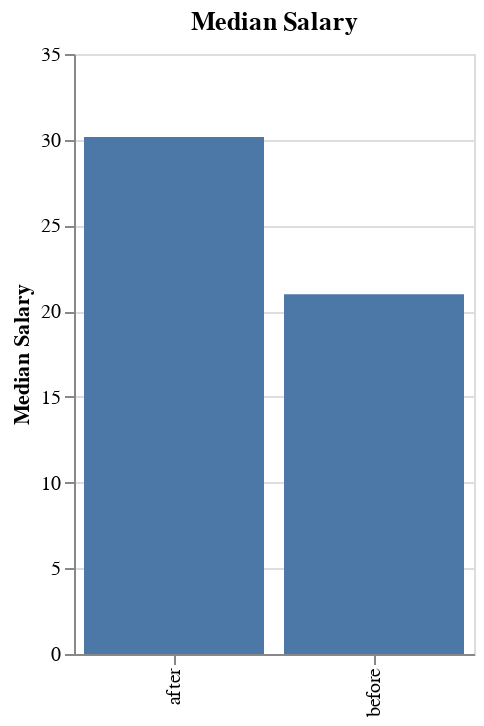

Here is the notebook cell this chart was saved with:
### Code cell
# YOUR ANSWER HERE
plot_median

### Figure 1 — Vega-Lite specification as saved in the notebook (floating-point values rounded to 4 significant figures)
{"$schema": "https://vega.github.io/schema/vega-lite/v5.20.1.json", "config": {"view": {"continuousHeight": 300, "continuousWidth": 300}}, "data": {"name": "data-21f74c9a205a93c7338ecaddfcf41838"}, "datasets": {"data-21f74c9a205a93c7338ecaddfcf41838": [{"salary": 12.11, "when": "after"}, {"salary": 12.87, "when": "after"}, {"salary": 12.53, "when": "after"}, {"salary": 11.65, "when": "after"}, {"salary": 10.47, "when": "after"}, {"salary": 10.7, "when": "after"}, {"salary": 13.24, "when": "after"}, {"salary": 12.58, "when": "after"}, {"salary": 14.1, "when": "after"}, {"salary": 13.59, "when": "after"}, {"salary": 14.04, "when": "after"}, {"salary": 11.78, "when": "after"}, {"salary": 12.98, "when": "after"}, {"salary": 13.91, "when": "after"}, {"salary": 13.57, "when": "after"}, {"salary": 12.22, "when": "after"}, {"salary": 10.69, "when": "after"}, {"salary": 10.94, "when": "after"}, {"salary": 14.87, "when": "after"}, {"salary": 10.88, "when": "after"}, {"salary": 12.27, "when": "after"}, {"salary": 11.05, "when": "after"}, {"salary": 14.46, "when": "after"}, {"salary": 11.32, "when": "after"}, {"salary": 13.09, "when": "after"}, {"salary": 13.98, "when": "after"}, {"salary": 10.44, "when": "after"}, {"salary": 13.58, "when": "after"}, {"salary": 13.87, "when": "after"}, {"salary": 11.83, "when": "after"}, {"salary": 36.64, "when": "after"}, {"salary": 34.65, "when": "after"}, {"salary": 32.83, "when": "after"}, {"salary": 33.66, "when": "after"}, {"salary": 39.99, "when": "after"}, {"salary": 30.31, "when": "after"}, {"salary": 34.66, "when": "after"}, {"salary": 30.15, "when": "after"}, {"salary": 31.42, "when": "after"}, {"salary": 37.01, "when": "after"}, {"salary": 34.44, "when": "after"}, {"salary": 34.46, "when": "after"}, {"salary": 39.32, "when": "after"}, {"salary": 33.04, "when": "after"}, {"salary": 36.32, "when": "after"}, {"salary": 30.28, "when": "after"}, {"salary": 31.87, "when": "after"}, {"salary": 39.37, "when": "after"}, {"salary": 34.39, "when": "after"}, {"salary": 31.25, "when": "after"}, {"salary": 31.78, "when": "after"}, {"salary": 39.88, "when": "after"}, {"salary": 39.63, "when": "after"}, {"salary": 32.48, "when": "after"}, {"salary": 35.77, "when": "after"}, {"salary": 32.31, "when": "after"}, {"salary": 39.79, "when": "after"}, {"salary": 37.34, "when": "after"}, {"salary": 36.31, "when": "after"}, {"salary": 38.52, "when": "after"}, {"salary": 36.38, "when": "after"}, {"salary": 22.52, "when": "before"}, {"salary": 18.61, "when": "before"}, {"salary": 20.42, "when": "before"}, {"salary": 22.57, "when": "before"}, {"salary": 24.78, "when": "before"}, {"salary": 23.13, "when": "before"}, {"salary": 23.37, "when": "before"}, {"salary": 20.76, "when": "before"}, {"salary": 22.34, "when": "before"}, {"salary": 22.75, "when": "before"}, {"salary": 18.43, "when": "before"}, {"salary": 21.9, "when": "before"}, {"salary": 24.1, "when": "before"}, {"salary": 18.1, "when": "before"}, {"salary": 21.9, "when": "before"}, {"salary": 23.27, "when": "before"}, {"salary": 15.65, "when": "before"}, {"salary": 22.74, "when": "before"}, {"salary": 16.06, "when": "before"}, {"salary": 16.36, "when": "before"}, {"salary": 21.22, "when": "before"}, {"salary": 21.81, "when": "before"}, {"salary": 19.98, "when": "before"}, {"salary": 24.1, "when": "before"}, {"salary": 24.33, "when": "before"}, {"salary": 21.99, "when": "before"}, {"salary": 24.56, "when": "before"}, {"salary": 23.16, "when": "before"}, {"salary": 18.45, "when": "before"}, {"salary": 19.69, "when": "before"}, {"salary": 15.23, "when": "before"}, {"salary": 15.34, "when": "before"}, {"salary": 15.35, "when": "before"}, {"salary": 23.65, "when": "before"}, {"salary": 22.55, "when": "before"}, {"salary": 18.61, "when": "before"}, {"salary": 16.89, "when": "before"}, {"salary": 16.81, "when": "before"}, {"salary": 24.42, "when": "before"}, {"salary": 22.81, "when": "before"}, {"salary": 20.38, "when": "before"}, {"salary": 16.14, "when": "before"}, {"salary": 15.99, "when": "before"}, {"salary": 20.78, "when": "before"}, {"salary": 19.32, "when": "before"}, {"salary": 20.16, "when": "before"}, {"salary": 19.25, "when": "before"}, {"salary": 21.04, "when": "before"}, {"salary": 20.98, "when": "before"}, {"salary": 21.7, "when": "before"}, {"salary": 21.78, "when": "before"}, {"salary": 20.4, "when": "before"}, {"salary": 23.93, "when": "before"}, {"salary": 16.79, "when": "before"}, {"salary": 21.06, "when": "before"}, {"salary": 17.69, "when": "before"}, {"salary": 15.36, "when": "before"}, {"salary": 24.33, "when": "before"}, {"salary": 15.92, "when": "before"}, {"salary": 21.93, "when": "before"}, {"salary": 19.41, "when": "before"}]}, "encoding": {"x": {"field": "when", "title": null, "type": "nominal"}, "y": {"aggregate": "median", "field": "salary", "title": "Median Salary", "type": "quantitative"}}, "height": 300, "mark": {"type": "bar"}, "title": "Median Salary", "width": 200}
